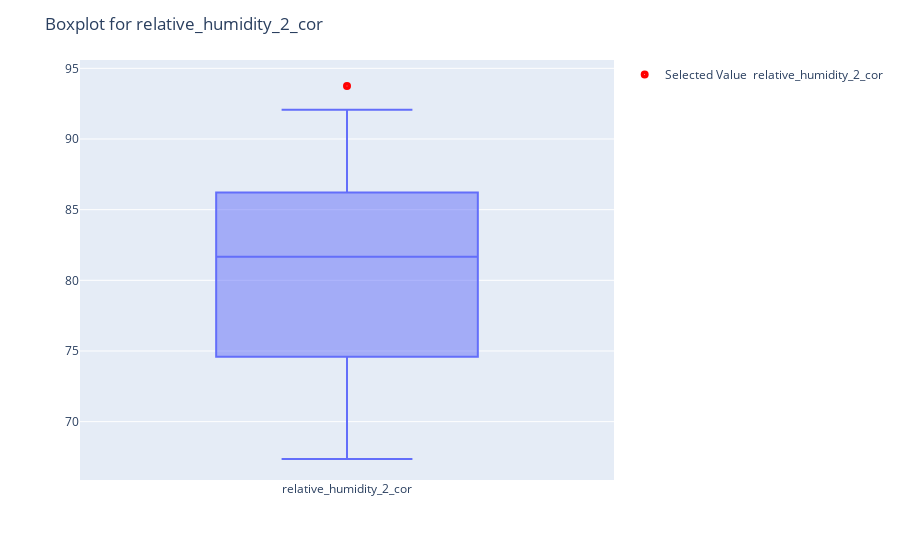

Notebook code cell kept with this figure:
### Code cell
import plotly.express as px
import plotly.io as pio

def gen_report(data, date = datetime.datetime.today().strftime('%Y-%m-%d'), 
                 aws = "All", measurement = "All", scope = "Relative", window = 'day', output = "Report", aggregated = False):
    """
    Function to return the percentile of specified values given a selected date.
    
    Parameters:
    data (str): The dataset to be used.
    date (str): The date of the observations for which the percentile is calculated.
    aws (str): The automatic weather station.
    measurement (str): The measurement. 
    scope (str): Relative: values are compared to historical values of the day of year. 
                 Absolute: values are compared to historical values.
    aggregated (bool): False: output is not aggregated.
                       True: averages of stations are calculated.

    output (str): Output as pd.df or as printed report. 
  
    """
    
    # Load Data
    df = _load_data(data)
    
    # Align GC Net & PROMICE Columns  
    station, datetime, dayofcentury, dayofyear = _align_GC_PR()
 
    day, df,columns, day_century, unique_files = _subset_df(date, df, station, datetime, measurement, dayofcentury, dayofyear, aws)
    
    # Subset Data (Scope)
    df = _subset_scope(scope, window, df, date, day, dayofyear)

    if measurement == 'All':
        cols = df.select_dtypes(include=['float64']).columns.to_list()
    else:
        cols = [measurement]
    #display(df)
    row_index = int(df[df['target_date'] == True].index[0])
    #print(row_index)
    percentile_dict = {}
    test_dict = {}#print(cols)
    #display(df)
    for col in cols:
        #print(col)
        value = df[col][row_index]
        #display(df[col].rank(pct=True)[df[col] == value].iloc[0])
        #print(df[col].rank(pct=True))
        test_dict[col] = df[col].rank(pct=True) 
        percentile = df[col].rank(pct=True)[df[col] == value].iloc[0]*100 if not math.isnan(value) else math.nan
        percentile_dict[col] = percentile

    x = pd.DataFrame(percentile_dict, index=[0])

    print('displaying percentile df')
    import prettytable as pt

    table = pt.PrettyTable()
    table.field_names = ["measurement", "Percentile"]
#    if x[col].values > 90 or x[col].values < 10:
#        table.add_row([f"\033[1m{col}\033[0m", f"\033[1m{int(x[col].values) if not np.isnan(x[col].values) else 'NaN'}%\033[0m"])
#    else:
    for col in x.columns:
        table.add_row([col, f"{int(x[col].values) if not np.isnan(x[col].values) else 'NaN'}%"])
    
      
    print(
    f" Date: {date} \n" ,
    f"Station: {station} \n" , 
    f"Measurement: {measurement} \n"  , 
    f"Data: {data} \n" ,
    "----------------------------------------------------------------------------------------------------------------------\n",
    f"                   Climatology Report\n" 
    )
    print(table)
    print("----------------------------------------------------------------------------------------------------------------------\n")

    import plotly.express as px
    # Create a list of columns to be plotted
    columns_to_plot = [col for col in x.columns.values if col in df.columns.values]
  
    # Create a list of values from x to be highlighted
    values_to_highlight = x[columns_to_plot].values.flatten().tolist()
  
    # Create a list of subplots
    figs = []
    # Loop through list of columns
    for col, v in zip(columns_to_plot, values_to_highlight) : 
        # Create a subplot for each column 
        fig = px.box(df[col], orientation = "v",boxmode='group')
        # Format the axes
        fig.update_layout(title_text= f"Boxplot for {col}", xaxis_title='', yaxis_title='')
        # Highlight the values from x
        fig.add_scatter(x=[col], y=[v], name= f"Selected Value \n{col}",
    mode = 'markers',
    marker_symbol = 'circle-dot',
    marker_size = 8,
    marker_color = 'red')
        
        # Add figure to list of subplots 
        figs.append(fig)
    
    # Output
    for fig in figs:
        fig.show()
    save_folder = '../figures/Test_markdown_fig'
    for i, fig in enumerate(figs):
        fig.write_image(os.path.join(save_folder,f'box_plot_{date}_{measurement}_{station}.png'.format(date=date, measurement=measurement, station=aws)), engine='orca')
        fig.write_image(os.path.join(save_folder,f'fig1.png'), engine='orca')
    return x

t = gen_report(data = "GC Net", date = "2019-01-13", measurement= "relative_humidity_2_cor", scope='Relative', aws="Swiss Camp 10m", window = 'week', output = "Data")
#display(t)

### Figure 1 — Plotly figure (JSON) as saved in the notebook; plotly's stock layout.template omitted (floating-point values rounded to 4 significant figures)
{"data": [{"alignmentgroup": "True", "hovertemplate": "variable=%{x}<br>value=%{y}<extra></extra>", "legendgroup": "", "marker": {"color": "#636efa"}, "name": "", "notched": false, "offsetgroup": "", "orientation": "v", "showlegend": false, "type": "box", "x": ["relative_humidity_2_cor", "relative_humidity_2_cor", "relative_humidity_2_cor", "relative_humidity_2_cor", "relative_humidity_2_cor", "relative_humidity_2_cor", "relative_humidity_2_cor", "relative_humidity_2_cor", "relative_humidity_2_cor", "relative_humidity_2_cor", "relative_humidity_2_cor", "relative_humidity_2_cor", "relative_humidity_2_cor", "relative_humidity_2_cor", "relative_humidity_2_cor", "relative_humidity_2_cor", "relative_humidity_2_cor", "relative_humidity_2_cor", "relative_humidity_2_cor", "relative_humidity_2_cor", "relative_humidity_2_cor", "relative_humidity_2_cor", "relative_humidity_2_cor", "relative_humidity_2_cor", "relative_humidity_2_cor", "relative_humidity_2_cor", "relative_humidity_2_cor", "relative_humidity_2_cor", "relative_humidity_2_cor"], "x0": " ", "xaxis": "x", "y": [null, null, null, null, null, null, null, null, 73.08, 86.28, 84.7, null, 76.99, 73.9, 75.28, null, null, 68.67, 81.34, 85.83, 76.4, 86.21, null, null, 86.21, 67.36, 92.07, 81.99, 88.6], "y0": " ", "yaxis": "y"}, {"marker": {"color": "red", "size": 8, "symbol": "circle-dot"}, "mode": "markers", "name": "Selected Value \nrelative_humidity_2_cor", "type": "scatter", "x": ["relative_humidity_2_cor"], "y": [93.75]}], "layout": {"boxmode": "group", "legend": {"tracegroupgap": 0}, "margin": {"t": 60}, "title": {"text": "Boxplot for relative_humidity_2_cor"}, "xaxis": {"anchor": "y", "domain": [0, 1], "title": {"text": ""}}, "yaxis": {"anchor": "x", "domain": [0, 1], "title": {"text": ""}}}}
